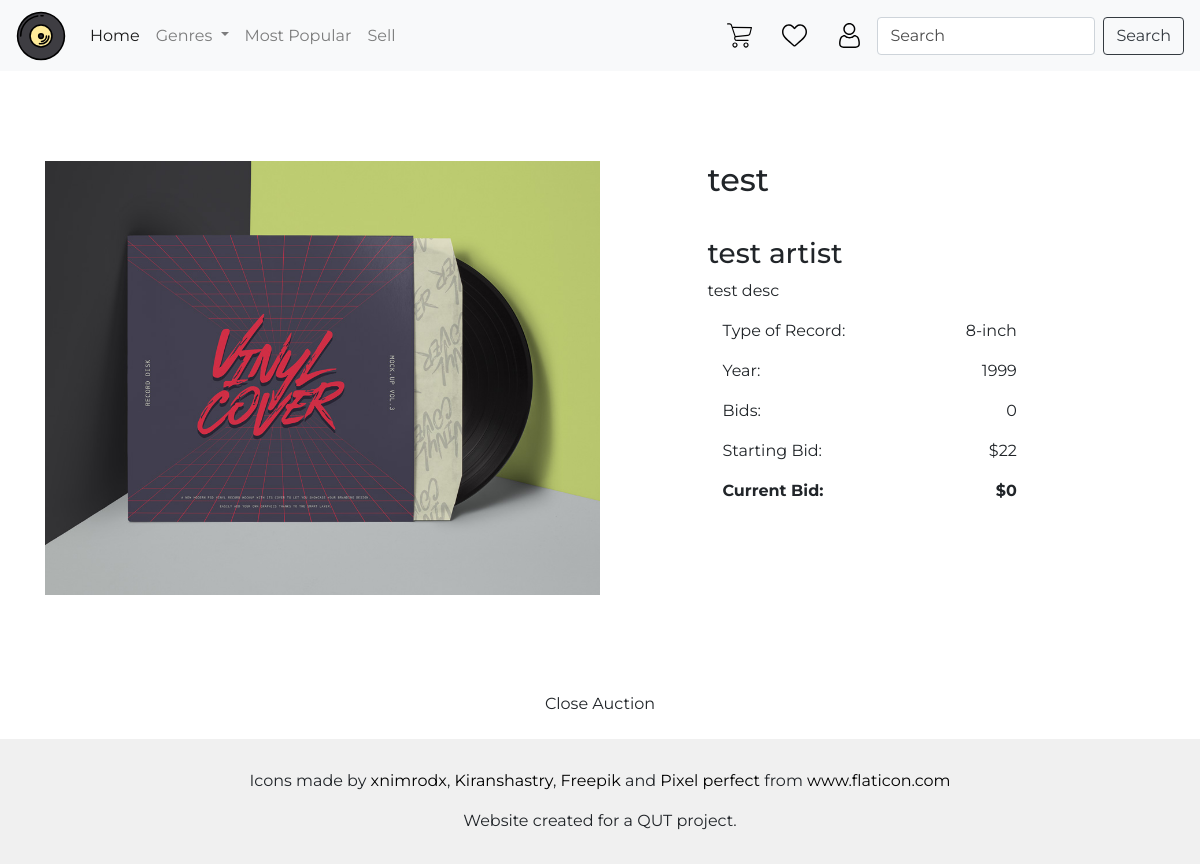
/item/24 (signed in), run on the app's committed database.
### auction/models.py (models this page shows, shortened)
class Item(db.Model):
    __tablename__ = 'items'
    id = db.Column(db.Integer, primary_key=True)
    name = db.Column(db.String(100), index=True, nullable=False)
    description = db.Column(db.String(200), nullable=False)
    artist = db.Column(db.String(100), index=True, nullable=False)
    genre = db.Column(db.String(80), index=True, nullable=False)
    year = db.Column(db.Integer, nullable=False)
    designation = db.Column(db.String(80), nullable=False)
    image = db.Column(db.String(400), nullable=False)
    starting_value = db.Column(db.Integer, nullable=False)
    current_value = db.Column(db.Integer, nullable=False)
    bid_number = db.Column(db.Integer, nullable=True)
    status = db.Column(db.String(80), index=True, nullable=False)
    user_id = db.Column(db.Integer, db.ForeignKey('users.id'))
    date_posted = db.Column(db.String, nullable=False)
    watchlists = db.relationship('Watchlist', backref='items')
    bids = db.relationship('Bid', backref='items')

### auction/auth.py (the view)
@bp2.route("/<id>")
def show(id):
    seller = False
    if current_user.get_id() != None :
        user = int(current_user.get_id())
        try:
            itemUserId = int(Item.query.get(id).user_id)
            seller = (itemUserId == user)
        except:
            seller = False
    details = Item.query.filter_by(id=id).first()
    if seller:
        details = Item.query.filter_by(id=id).first()
        active_bids = Bid.query.filter_by(id=id).first()
        form = CloseAuctionForm()
        return render_template('seller_details.html', active_bids=active_bids, details=details, form=form)
    else:
        form = BidForm()
        details = Item.query.filter_by(id=id).first()
        return render_template('item_details.html', details=details, form=form)

### auction/forms.py
class CloseAuctionForm(FlaskForm):
    submit = SubmitField("Close Auction")

### auction/templates/seller_details.html (shortened to what this page needs)
{% import "bootstrap/wtf.html" as wtf %}
{% block content %}
<div class="row def-padding space-between">
    <div class="col-lg-6 col-xs-12 top-btm-padding">
        <img class="img-fluid" src={{details.image}} alt="Record Image">
    </div>
    <div class="col-lg-5 col-xs-12 col-sm-12 col-md-12">
        <h2 class="top-btm-padding">{{details.name}}</h2>
        <h3>{{details.artist}}</h3>
        <p class="card-text">{{details.description}}</p>
        <div class="space-between col-lg-9 col-md-10 col-sm-12">
            <p>Type of Record: </p>
            <p>{{details.designation}}</p>
        </div>
        <div class="space-between col-lg-9 col-md-10 col-sm-12">
            <p>Year: </p>
            <p>{{details.year}}</p>
        </div>
        <div class="space-between col-lg-9 col-md-10 col-sm-12">
            <p>Bids: </p>
            <p>{{details.bid_number}}</p>
        </div>
        <div class="space-between col-lg-9 col-md-10 col-sm-12">
            <p>Starting Bid: </p>
            <p>${{details.starting_value}}</p>
        </div>
        <div class="space-between col-lg-9 col-md-10 col-sm-12 font-weight-bold">
            <p>Current Bid: </p>
            <p>${{details.bid_number}}</p>
        </div>
    </div>
</div>
<div class="col-12 justify-center space-between">
    {{wtf.quick_form(form,
        "/item/{0}/bid".format(details.id))}}
</div>
{% endblock %}

### auction/static/styles/style.css (style rules this page uses)
* { font-family: Montserrat; }
.def-padding { padding: 60px; }
.top-btm-padding { padding: 30px 0 30px 0; }
.space-between { display: flex; justify-content: space-between; }
.justify-center { display: flex; justify-content: center; }
::placeholder { color: rgba(0,0,0,0.7) !important; opacity: 1; }

### data on the page
Item: image (picture), name "test", artist "test artist", description "test desc", designation "8-inch", year "1999", bid_number "0", starting_value "22"
